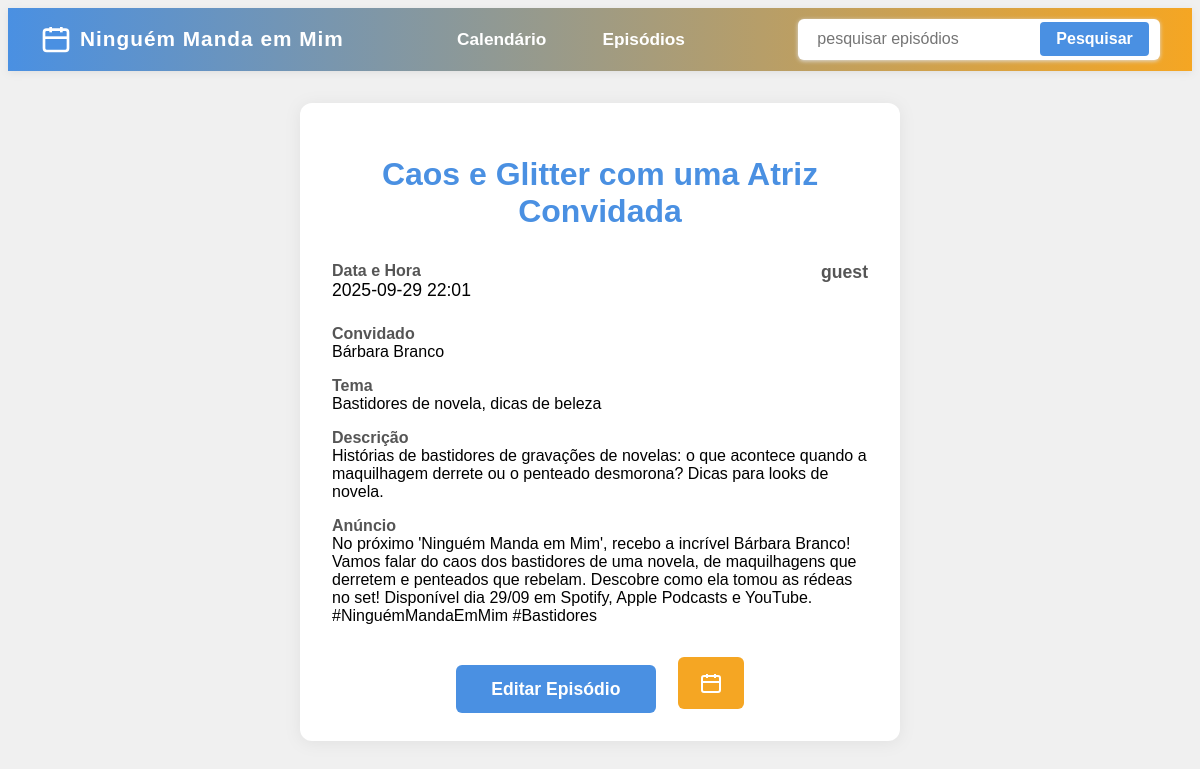
Page /episode/4 on the earlier database version.
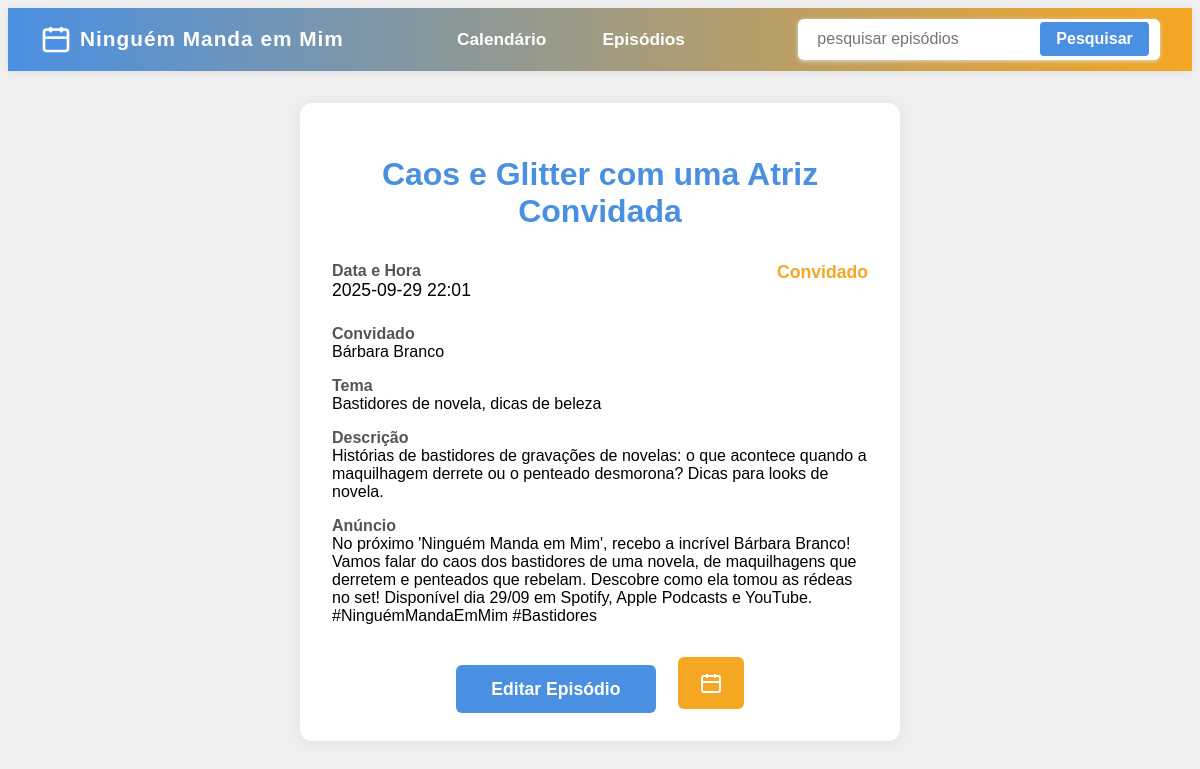
Same page on the later database version.
### tables this page shows
CREATE TABLE episodes (
        id INTEGER PRIMARY KEY AUTOINCREMENT,
        podcast_id INTEGER,
        title TEXT NOT NULL,
        description TEXT,
        scheduled_date TIMESTAMP,
        type TEXT,
        guest TEXT,
        theme TEXT,
        announcement TEXT,
        FOREIGN KEY(podcast_id) REFERENCES podcasts(id)
    );

### routes/podcast_routes.py (the view)
@podcast_bp.route('/episode/<int:id>')
def episode_detail(id):
    conn = sqlite3.connect(DB_PATH)
    cursor = conn.cursor()
    cursor.execute('SELECT id, podcast_id, scheduled_date, title, type, guest, theme, description, announcement FROM episodes WHERE id=?', (id,))
    row = cursor.fetchone()
    conn.close()
    if not row:
        return render_template('episode_detail.html', episode=None)
    episode = {
        'id': row[0],
        'podcast_id': row[1],
        'scheduled_date': row[2],
        'title': row[3],
        'type': row[4],
        'guest': row[5],
        'theme': row[6],
        'description': row[7],
        'announcement': row[8]
    }
    return render_template('episode_detail.html', episode=episode)

### app.py (called while the page is built)
@app.context_processor
def inject_today():
    return dict(today=date.today())

### routes/podcast_routes.py (called while the page is built)
@podcast_bp.context_processor
def inject_calendar():
    from datetime import date
    today = date.today()
    offset = 0
    nav = request.args.get('calnav')
    jump_month = request.args.get('jump_month')
    jump_year = request.args.get('jump_year')
    if nav == 'prev':
        offset = int(request.args.get('offset', 0)) - 1
    elif nav == 'next':
        offset = int(request.args.get('offset', 0)) + 1
    elif nav == 'jump' and jump_month and jump_year:
        return {'calendar_months': get_calendar_data(0, jump_month, jump_year), 'offset': 0}
    else:
        offset = int(request.args.get('offset', 0))
    calendar_months = get_calendar_data(offset)
    return dict(calendar_months=calendar_months, offset=offset, today=today)

### templates/episode_detail.html (shortened to what this page needs)
<!DOCTYPE html>
<html lang="en">
<head>
    <link rel="stylesheet" href="/static/custom.css">
</head>
<body>
    {% include 'menu.html' %}
    <div style="max-width:600px; margin:2em auto;">
        {% if episode %}
        <div style="background:#fff; border-radius:12px; box-shadow:0 2px 16px #e0e0e0; padding:2em;">
            <h1 style="font-size:2em; margin-bottom:1em; color:#4a90e2; text-align:center;">{{ episode.title }}</h1>
            <div style="display:flex; flex-wrap:wrap; gap:1.2em; margin-bottom:1.5em;">
                <div style="flex:1; min-width:140px;">
                    <span style="font-weight:600; color:#555;">Data e Hora</span><br>
                    <span style="font-size:1.1em;">{{ episode.scheduled_date|replace('T', ' ') }}</span>
                </div>
                <div style="flex:1; min-width:140px; text-align:right;">
                    {% if episode.type == 'Convidado' %}
                        <span style="font-size:1.1em; color:#f5a623; font-weight:600;">{{ episode.type }}</span>
                    {% elif episode.type == 'Solo' %}
                        <span style="font-size:1.1em; color:#4a90e2; font-weight:600;">{{ episode.type }}</span>
                    {% else %}
                        <span style="font-size:1.1em; color:#555; font-weight:600;">{{ episode.type }}</span>
                    {% endif %}
                </div>
            </div>
            <div style="margin-bottom:1em;">
                <span style="font-weight:600; color:#555;">Convidado</span><br>
                <span>{{ episode.guest }}</span>
            </div>
            <div style="margin-bottom:1em;">
                <span style="font-weight:600; color:#555;">Tema</span><br>
                <span>{{ episode.theme }}</span>
            </div>
            <div style="margin-bottom:1em;">
                <span style="font-weight:600; color:#555;">Descrição</span><br>
                <span>{{ episode.description }}</span>
            </div>
            <div style="margin-bottom:1em;">
                <span style="font-weight:600; color:#555;">Anúncio</span><br>
                <span>{{ episode.announcement }}</span>
            </div>
            <div style="text-align:center; margin-top:2em;">
                <a href="/episode/{{ episode.id }}/edit" style="background:#4a90e2; color:#fff; border:none; padding:0.8em 2em; border-radius:6px; font-size:1.1em; font-weight:600; text-decoration:none; transition:background 0.2s; margin-right:1em;">Editar Episódio</a>
                <a href="/calendar_view?mode=month&date={{ episode.scheduled_date[:10] }}" style="background:#f5a623; color:#fff; border:none; padding:0.8em 1.2em; border-radius:6px; font-size:1.1em; font-weight:600; text-decoration:none; transition:background 0.2s; display:inline-flex; align-items:center; justify-content:center;" title="Ver no Calendário">
                </a>
            </div>
        </div>
        {% endif %}
    </div>
</body>
</html>

Differences in the rows shown:
changed episodes "Caos e Glitter com uma Atriz Convidada": type "guest" → "Convidado"
